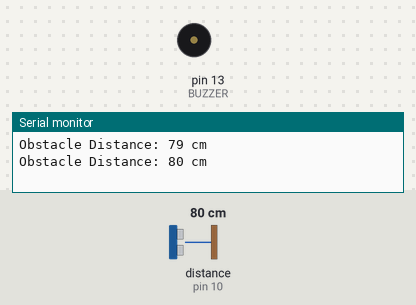
This program was run on a simulated Arduino Uno, built with avr-gcc and run on an emulated ATmega328P. Shown: buzzer (waves = sounding), the last lines printed to the serial monitor. Wiring (inferred from the names in the program): ultrasonic range finder: trigger pin 11; echo pin 10. Inputs (shaded band) come from the test bench; at power-on: distance to the obstacle (sensor on pin 10) 80 cm. The echo pulse lasts 58.3 µs per cm.

Above: at 1.7 s.
1.8 s: distance to the obstacle (sensor on pin 10) set to 96 cm
5.3 s: distance to the obstacle (sensor on pin 10) set to 106 cm
At 5.9 s:
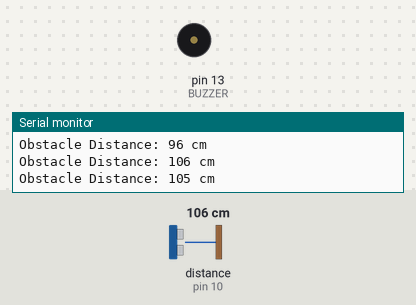
Timing chart, 0 to 8.3 s (numbered marks = the images above; inputs shaded):
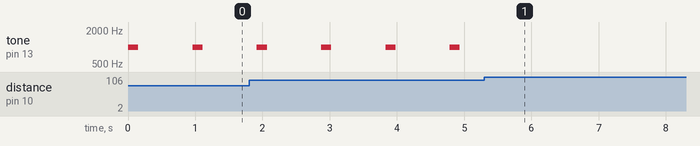

Measured:
- the behaviour switches between 101 and 102 cm on distance to the obstacle (sensor on pin 10) (found by bisection; images 0 and 1)
- after the input at 5.3 s, tone on pin 13 (BUZZER): stops changing and stays silent
- by itself, tone on pin 13 (BUZZER): alternates 1000 Hz for 0.15 s and silent for 0.81 s

The program:

main.cpp
```cpp
#include <Arduino.h>

#define TRIG 11
#define ECHO 10
#define BUZZER 13

long duration;
int distance;

void setup() {
    pinMode(TRIG, OUTPUT);
    pinMode(ECHO, INPUT);
    pinMode(BUZZER, OUTPUT);

    Serial.begin(9600);
}

void loop() {

    digitalWrite(TRIG, LOW);
    delayMicroseconds(2);

    digitalWrite(TRIG, HIGH);
    delayMicroseconds(10);

    digitalWrite(TRIG, LOW);

    duration = pulseIn(ECHO, HIGH, 30000);

    if (duration == 0) {
        noTone(BUZZER);
        delay(100);
        return;
    }

    distance = duration * 0.0343 / 2;

    Serial.print("Obstacle Distance: ");
    Serial.print(distance);
    Serial.println(" cm");

    if (distance <= 30) {
        tone(BUZZER, 2000);
        delay(100);
        noTone(BUZZER);
        delay(100);
    }
    else if (distance <= 60) {
        tone(BUZZER, 1500);
        delay(150);
        noTone(BUZZER);
        delay(400);
    }
    else if (distance <= 100) {
        tone(BUZZER, 1000);
        delay(150);
        noTone(BUZZER);
        delay(800);
    }
    else {
        noTone(BUZZER);
        delay(100);
    }
}
```
